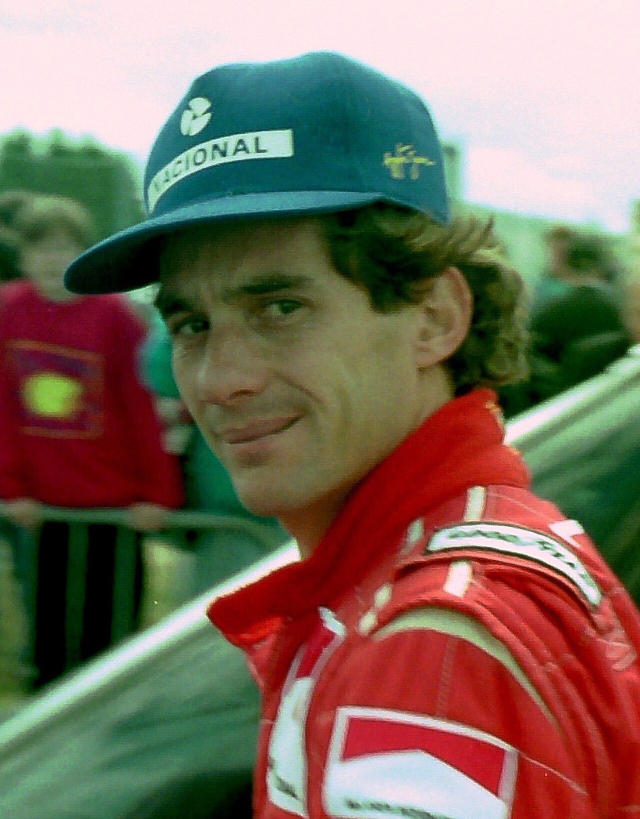
#> input picture mente-mulher-estoica/posts/fotos_terceiros/senna_1993_martin_lee.jpg, 1280 x 1638 px (shown at 1/2 size); its folder holds only this picture in this run
$ python senna_reels.py ../posts/fotos_terceiros/senna_1993_martin_lee.jpg
#> lines starting #> are read from the running program, lines starting #| are printed output that depends on the picture
### mente-mulher-estoica/videos/estilo.py
"""Identidade visual dos vídeos da @mente.mulher.estoica.

Preto e branco editorial, dourado como acento, serifa elegante e muito respiro.
Tudo que define a aparência dos vídeos fica aqui, para os dois geradores
(reel de frases e legendas) falarem a mesma língua visual.
"""

import re
from pathlib import Path

import numpy as np
from PIL import Image, ImageDraw, ImageFont

PASTA = Path(__file__).resolve().parent
FONTES = PASTA / "fontes"

# Formato Reels / Stories
LARGURA, ALTURA, FPS = 1080, 1920, 30

# Paleta
PRETO = (11, 11, 11)
BRANCO = (242, 238, 230)  # off-white, menos agressivo que o branco puro
DOURADO = (196, 160, 98)
CINZA = (130, 126, 120)

ARROBA = "@mente.mulher.estoica"
ASSINATURA = "MENTE MULHER ESTOICA"

# Área segura do Reels: o topo e a base ficam cobertos pela interface do app
MARGEM_X = 110
TOPO_SEGURO = 260
BASE_SEGURA = ALTURA - 420


# [8 lines left out: function fonte, not called in this run]


def serifa(tamanho, peso=400):
    return fonte("CormorantGaramond.ttf", tamanho, peso)


def serifa_italica(tamanho, peso=500):
    return fonte("CormorantGaramond-Italic.ttf", tamanho, peso)


def playfair(tamanho, italica=False):
    """Playfair Display estática: acentos corretos (a Cormorant variável desloca o circunflexo)."""
    return ImageFont.truetype(str(FONTES / ('PlayfairDisplay-Italic.ttf' if italica else 'PlayfairDisplay.ttf')), tamanho)


def sem_serifa(tamanho, peso=500):
    return fonte("Montserrat.ttf", tamanho, peso)


# [24 lines left out: functions quebrar_linhas, texto_espacado, not called in this run]


def fundo():
    """Fundo preto com vinheta suave, como array float32 (A, L, 3)."""
    y, x = np.mgrid[0:ALTURA, 0:LARGURA].astype(np.float32)
    dx = (x - LARGURA / 2) / (LARGURA * 0.75)
    dy = (y - ALTURA * 0.47) / (ALTURA * 0.6)
    luz = np.clip(1.0 - (dx**2 + dy**2), 0, 1) ** 1.6
    base = np.array(PRETO, np.float32)
    claro = np.array((30, 28, 26), np.float32)
    return base + (claro - base) * luz[..., None]


# [11 lines left out: function moldura, not called in this run]


def granulado(quadro, intensidade=4.0, semente=7):
    """Textura de papel fixa sobre o preto chapado.

    É estática de propósito: ruído mudando a cada quadro multiplica o tamanho
    do arquivo sem ganho visível depois da compressão do Instagram.
    """
    rng = np.random.default_rng(semente)
    return quadro + rng.normal(0, intensidade, (ALTURA, LARGURA, 1)).astype(np.float32)


class Camada:
    """Imagem RGBA recortada e pré-multiplicada, pronta para compor quadro a quadro."""

    # [86 lines left out: functions __init__, compor, _altura_bloco, tela_de_texto, tela_final, tela_final_linhas and 1 more, not called in this run]


def para_bytes(quadro):
    return np.clip(quadro, 0, 255).astype(np.uint8).tobytes()

### mente-mulher-estoica/videos/senna_reels.py
"""Reels teste (série Estoicos sem saber): Senna em 5 cenas, fotos livres do Commons com zoom lento.
Uso: python3 senna_reels.py saida.mp4   (sem áudio: a música entra no Instagram)
"""
import sys, numpy as np
sys.path.insert(0, '/home/user/Digite-meu-primeiro-projeto/mente-mulher-estoica/videos')
import estilo, midia
from PIL import Image, ImageDraw, ImageOps
from pathlib import Path
W, H, FPS = 1080, 1920, 30
B, G, C = estilo.BRANCO, estilo.DOURADO, estilo.CINZA
FOTOS = Path(__file__).parent.parent / 'posts' / 'fotos_terceiros'
saida = Path(sys.argv[1])
fundo = Image.fromarray(np.clip(estilo.granulado(estilo.fundo()), 0, 255).astype(np.uint8)).convert('RGB')
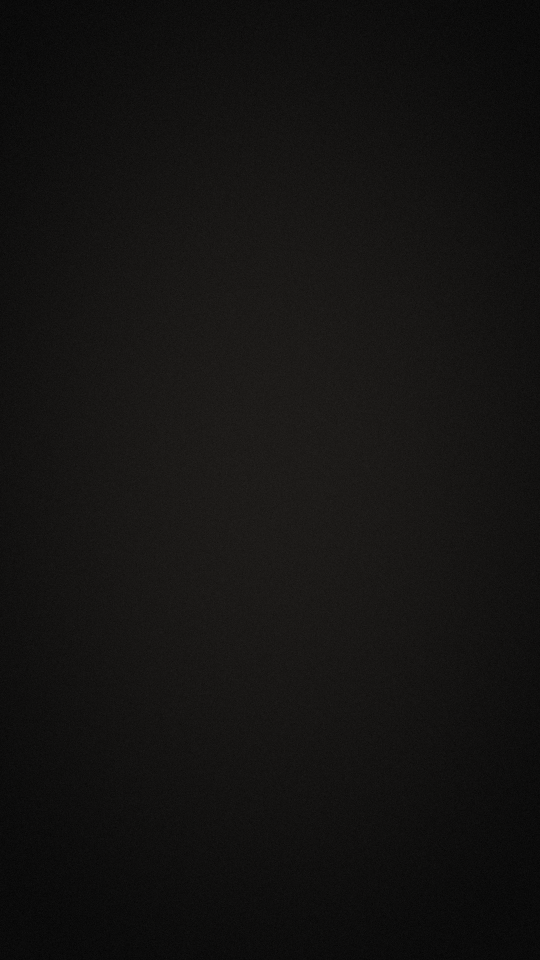
#> fundo: PIL image 1080x1920 RGB (shown at 1/2 size); mean R, G, B 20, 19, 18

def ap(t, t0, d=0.6): return estilo.suavizar((t - t0) / d) if t > t0 else 0.0
def carregar(nome):
#> called with nome = 'senna_1993_martin_lee.jpg'
    f = ImageOps.autocontrast(Image.open(FOTOS / nome).convert('L'), cutoff=1)
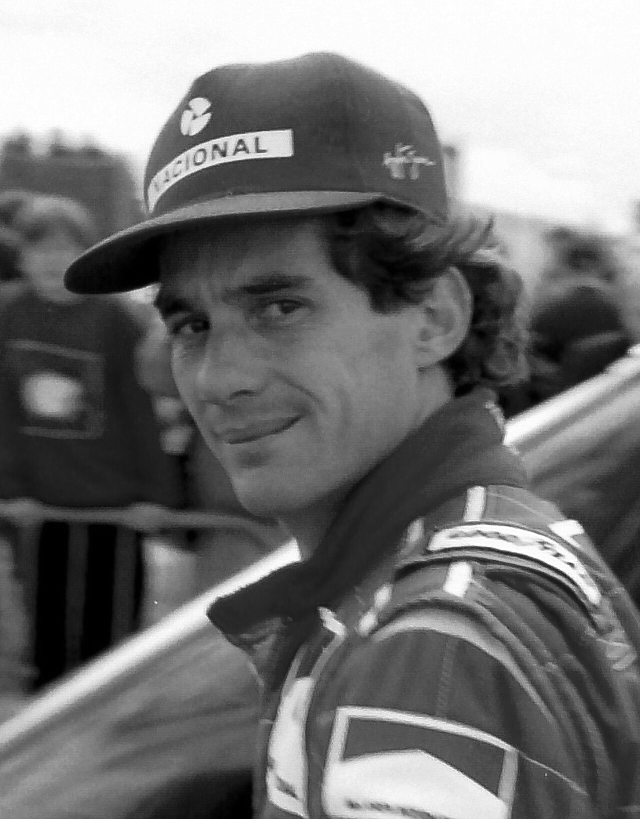
#> f: PIL image 1280x1638 L (shown at 1/2 size); min 0, max 255, mean 116.9
    return f.convert('RGB')
F1, F2 = carregar('senna_1993_martin_lee.jpg'), carregar('senna_instituto.jpg')
#> (the run stopped early here; a loop or call above may not have finished)
